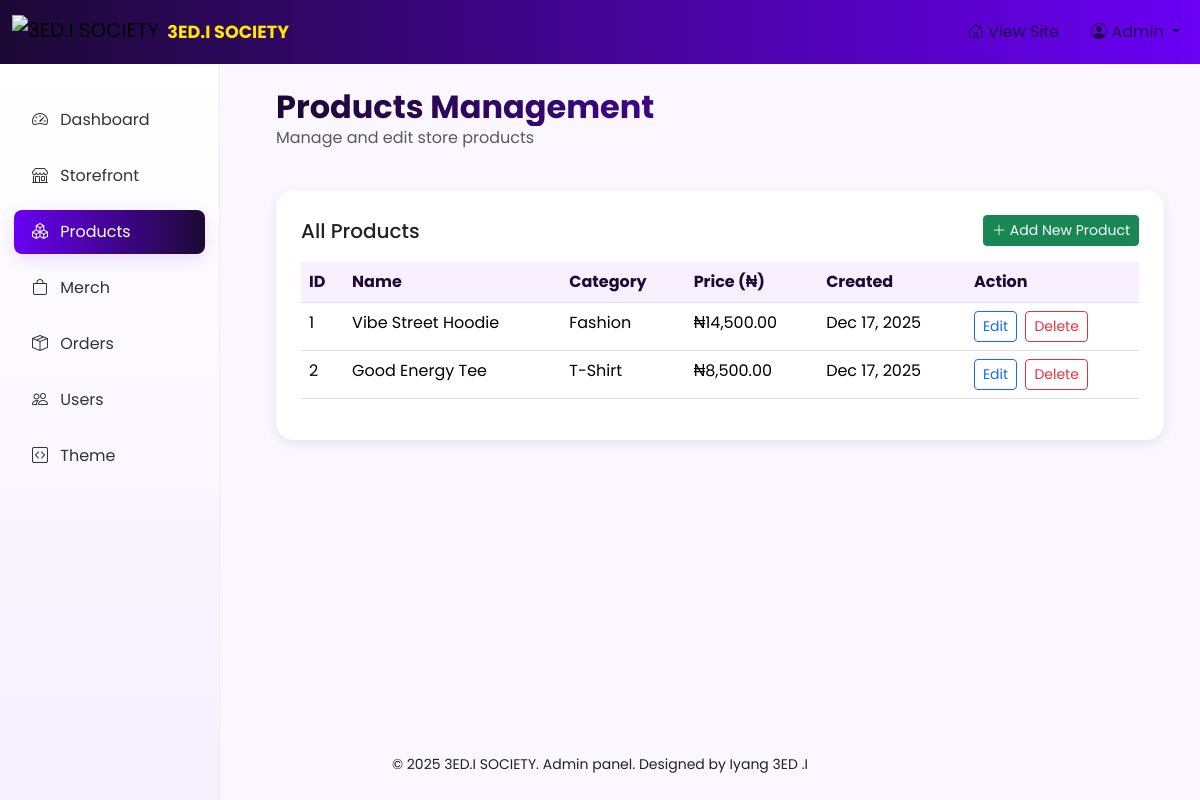
/admin/products.php (signed in), run on the app's committed database.
### tables this page shows
CREATE TABLE products (
  id INT AUTO_INCREMENT PRIMARY KEY,
  product_name VARCHAR(255) NOT NULL,
  category VARCHAR(100),
  description TEXT,
  price DECIMAL(10,2),
  image VARCHAR(255),
  created_at TIMESTAMP DEFAULT CURRENT_TIMESTAMP
);

### admin/products.php (the view, shortened to what this page needs)
<?php
require '../db_connect.php';
$products = $conn->query("SELECT id, product_name, category, price, created_at FROM products ORDER BY created_at DESC");
?>
<?php include __DIR__ . '/../theme/header.php'; ?>
<div class="container-fluid">
  <div class="row mb-4">
    <div class="col-12">
      <h2 class="mb-0">Products Management</h2>
      <p class="text-muted">Manage and edit store products</p>
    </div>
  </div>
  <div class="gv-card">
    <div class="d-flex justify-content-between align-items-center mb-3">
      <h5 class="mb-0">All Products</h5>
      <a href="../add_product.php" class="btn btn-success btn-sm">
        <i class="bi bi-plus-lg"></i> Add New Product
      </a>
    </div>
    <div class="table-responsive">
      <table class="table table-hover">
        <thead>
          <tr>
            <th>ID</th>
            <th>Name</th>
            <th>Category</th>
            <th>Price (₦)</th>
            <th>Created</th>
            <th>Action</th>
          </tr>
        </thead>
        <tbody>
          <?php if ($products && $products->num_rows > 0): ?>
            <?php while ($product = $products->fetch_assoc()): ?>
              <tr>
                <td><?php echo $product['id']; ?></td>
                <td><?php echo htmlspecialchars($product['product_name']); ?></td>
                <td><?php echo htmlspecialchars($product['category'] ?? ''); ?></td>
                <td>₦<?php echo number_format($product['price'], 2); ?></td>
                <td><?php echo isset($product['created_at']) ? date('M j, Y', strtotime($product['created_at'])) : ''; ?></td>
                <td>
                  <a href="products.php?edit=<?php echo $product['id']; ?>" class="btn btn-sm btn-outline-primary me-1">
                    Edit
                  </a>
                  <a href="products.php?delete=<?php echo $product['id']; ?>"
                     class="btn btn-sm btn-outline-danger"
                     onclick="return confirm('Are you sure you want to delete this product?');">
                    Delete
                  </a>
                </td>
              </tr>
            <?php endwhile; ?>
          <?php else: ?>
            <tr>
              <td colspan="6" class="text-center text-muted py-4">No products found</td>
            </tr>
          <?php endif; ?>
        </tbody>
      </table>
    </div>
  </div>
</div>
<?php include __DIR__ . '/../theme/footer.php'; ?>

### assets/admin.css (style rules this page uses)
:root { --gv-purple: #1c0935; --gv-magenta: #6a00f4; --gv-accent: #ffe600; --gv-muted: #f6f0ff; }
body { font-family: 'Poppins', sans-serif; background: #fff; color: #222; }
.gv-card { border-radius: 14px; background: linear-gradient(180deg, #fff, #f7f3ff); padding: 24px; box-shadow: 0 8px 30px rgba(27, 0, 51, 0.06); }

### admin/products.php (style rules this page uses)
:root { --gv-purple: #1c0935; --gv-magenta: #6a00f4; --gv-bg: #faf7ff; }
body { background: var(--gv-bg); font-family: 'Poppins', sans-serif; }
h2 { font-weight: 700; background: linear-gradient(90deg, var(--gv-purple), var(--gv-magenta)); -webkit-background-clip: text; -webkit-text-fill-color: transparent; }
.gv-card { background: #fff; border-radius: 18px; padding: 25px; box-shadow: 0 4px 12px rgba(0,0,0,0.08); margin-bottom: 20px; }
.table thead th { background-color: #f8f0ff; color: var(--gv-purple); }

### data on the page
products: id "1", product_name "Vibe Street Hoodie", category "Fashion", price "14,500.00", created_at "Dec 17, 2025"
products: id "2", product_name "Good Energy Tee", category "T-Shirt", price "8,500.00", created_at "Dec 17, 2025"
